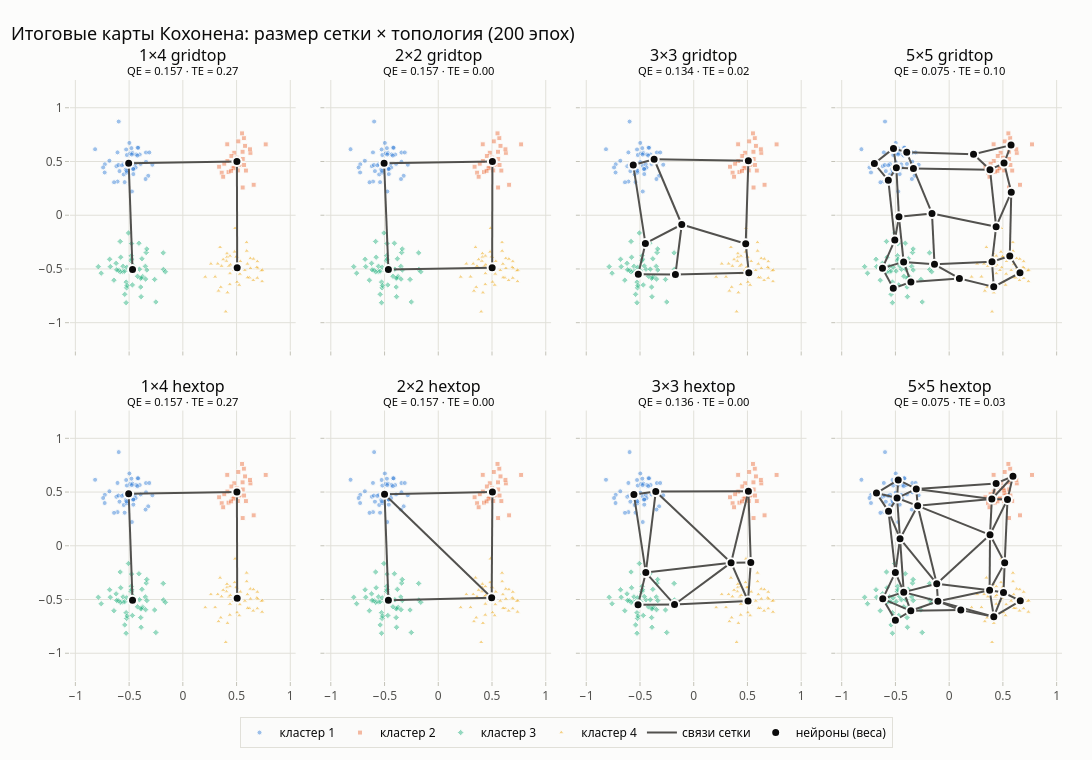

The notebook cell saved with this chart:
### Code cell
# Финальные карты (запуск seed = 0) — малые множители 2×4
fig = make_subplots(rows=2, cols=4, horizontal_spacing=0.03, vertical_spacing=0.1,
                    subplot_titles=[f'{r}×{c} {top}' for top in TOPS for (r, c) in SIZES])
for ri, top in enumerate(TOPS, start=1):
    for ci, (r, c) in enumerate(SIZES, start=1):
        som, m = series[(r, c, top)][0]
        add_points(fig, ri, ci, showlegend=(ri == 1 and ci == 1), opacity=0.45, size=5)
        for tr in map_traces(som, som.W, size=9):
            tr.showlegend = ri == 1 and ci == 1
            fig.add_trace(tr, ri, ci)
        k = (ri - 1) * 4 + ci
        fig.update_xaxes(range=[-1.05, 1.05], dtick=0.5, showticklabels=ri == 2, row=ri, col=ci)
        fig.update_yaxes(range=[-1.05, 1.05], dtick=0.5, showticklabels=ci == 1, row=ri, col=ci,
                         scaleanchor=f'x{k if k > 1 else ""}')
        fig.layout.annotations[k - 1].text += f'<br><sup>QE = {m["QE"]:.3f} · TE = {m["TE"]:.2f}</sup>'
fig.update_layout(title='Итоговые карты Кохонена: размер сетки × топология (200 эпох)', height=760, width=1300,
                  legend=dict(orientation='h', x=0.5, xanchor='center', y=-0.06))
save(fig, '03_series_maps', width=1400, height=780)
fig.show()
